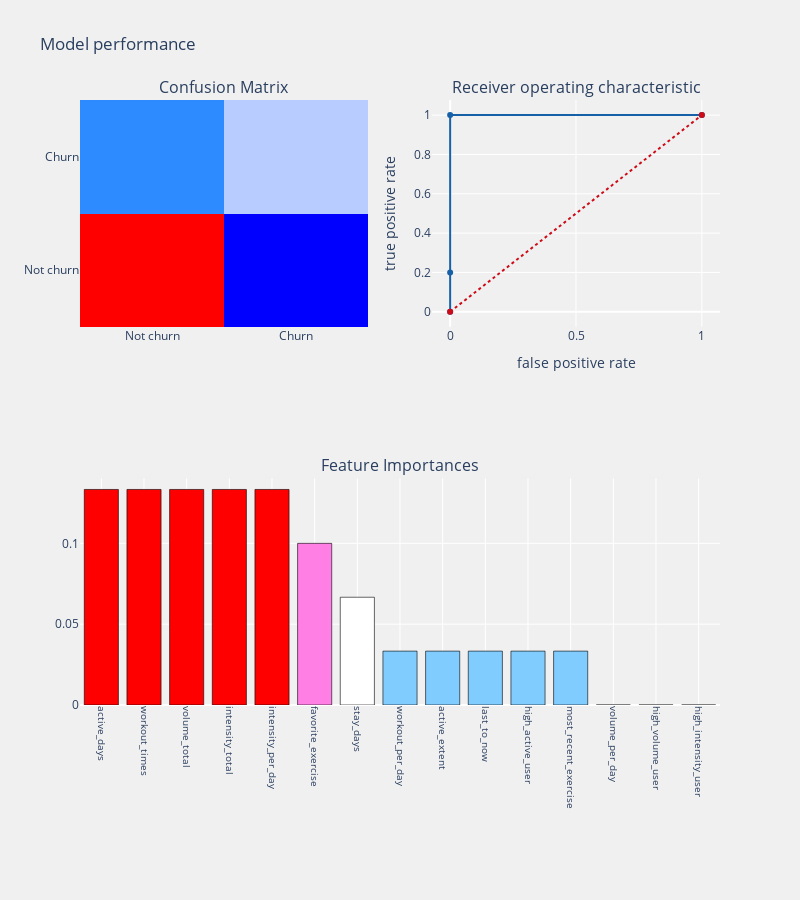

Here is the notebook cell this chart was saved with:
### Code cell
print('Precision: %.3f' % precision_score(y_true=test_labels, y_pred=RF_predictions))
print('Recall: %.3f' % recall_score(y_true=test_labels, y_pred=RF_predictions))
print('F1: %.3f' % f1_score(y_true=test_labels, y_pred=RF_predictions))
cols = [ i for i in test_features.columns] 
plot_tree_randomforest(cols,30,20,1,"entropy",True)

### Figure 1 — Plotly figure (JSON) as saved in the notebook; plotly's stock layout.template omitted (floating-point values rounded to 4 significant figures)
{"data": [{"colorscale": [[0, "rgb(0,0,255)"], [0.1, "rgb(51,153,255)"], [0.2, "rgb(102,204,255)"], [0.3, "rgb(153,204,255)"], [0.4, "rgb(204,204,255)"], [0.5, "rgb(255,255,255)"], [0.6, "rgb(255,204,255)"], [0.7, "rgb(255,153,255)"], [0.8, "rgb(255,102,204)"], [0.9, "rgb(255,102,102)"], [1, "rgb(255,0,0)"]], "name": "matrix", "showscale": false, "type": "heatmap", "x": ["Not churn", "Churn"], "xaxis": "x", "y": ["Not churn", "Churn"], "yaxis": "y", "z": [[11, 0], [1, 4]]}, {"line": {"color": "rgb(22, 96, 167)", "width": 2}, "name": "Roc : 0.9", "type": "scatter", "x": [0, 0, 0, 1], "xaxis": "x2", "y": [0, 0.2, 1, 1], "yaxis": "y2"}, {"line": {"color": "rgb(205, 12, 24)", "dash": "dot", "width": 2}, "type": "scatter", "x": [0, 1], "xaxis": "x2", "y": [0, 1], "yaxis": "y2"}, {"marker": {"color": [0.1333, 0.1333, 0.1333, 0.1333, 0.1333, 0.1, 0.06667, 0.03333, 0.03333, 0.03333, 0.03333, 0.03333, 0, 0, 0], "colorscale": [[0, "rgb(0,0,255)"], [0.1, "rgb(51,153,255)"], [0.2, "rgb(102,204,255)"], [0.3, "rgb(153,204,255)"], [0.4, "rgb(204,204,255)"], [0.5, "rgb(255,255,255)"], [0.6, "rgb(255,204,255)"], [0.7, "rgb(255,153,255)"], [0.8, "rgb(255,102,204)"], [0.9, "rgb(255,102,102)"], [1, "rgb(255,0,0)"]], "line": {"color": "black", "width": 0.6}}, "name": "coefficients", "type": "bar", "x": ["active_days", "workout_times", "volume_total", "intensity_total", "intensity_per_day", "favorite_exercise", "stay_days", "workout_per_day", "active_extent", "last_to_now", "high_active_user", "most_recent_exercise", "volume_per_day", "high_volume_user", "high_intensity_user"], "xaxis": "x3", "y": [0.1333, 0.1333, 0.1333, 0.1333, 0.1333, 0.1, 0.06667, 0.03333, 0.03333, 0.03333, 0.03333, 0.03333, 0, 0, 0], "yaxis": "y3"}], "layout": {"annotations": [{"font": {"size": 16}, "showarrow": false, "text": "Confusion Matrix", "x": 0.225, "xanchor": "center", "xref": "paper", "y": 1, "yanchor": "bottom", "yref": "paper"}, {"font": {"size": 16}, "showarrow": false, "text": "Receiver operating characteristic", "x": 0.775, "xanchor": "center", "xref": "paper", "y": 1, "yanchor": "bottom", "yref": "paper"}, {"font": {"size": 16}, "showarrow": false, "text": "Feature Importances", "x": 0.5, "xanchor": "center", "xref": "paper", "y": 0.375, "yanchor": "bottom", "yref": "paper"}], "autosize": false, "height": 900, "margin": {"b": 195}, "paper_bgcolor": "rgba(240,240,240, 0.95)", "plot_bgcolor": "rgba(240,240,240, 0.95)", "showlegend": false, "title": {"text": "Model performance"}, "width": 800, "xaxis": {"anchor": "y", "domain": [0, 0.45]}, "xaxis2": {"anchor": "y2", "domain": [0.55, 1], "title": {"text": "false positive rate"}}, "xaxis3": {"anchor": "y3", "domain": [0, 1], "showgrid": true, "tickangle": 90, "tickfont": {"size": 10}}, "yaxis": {"anchor": "x", "domain": [0.625, 1]}, "yaxis2": {"anchor": "x2", "domain": [0.625, 1], "title": {"text": "true positive rate"}}, "yaxis3": {"anchor": "x3", "domain": [0, 0.375]}}}
